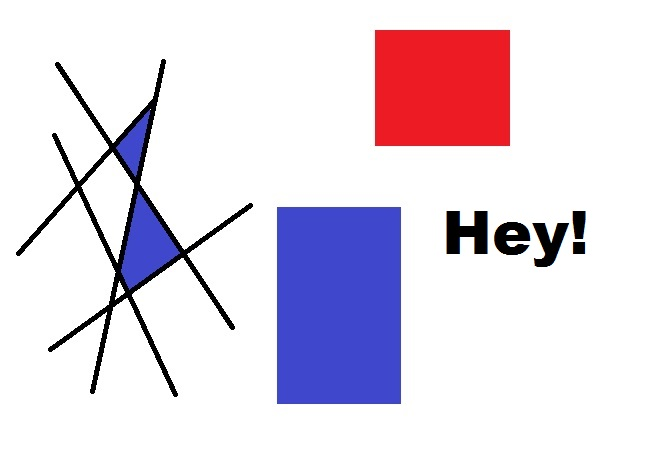
#> input picture opencv-corner-detection-sample.jpg, 653 x 457 px, given in place of the camera
$ python zone3.py
#> lines starting #> are read from the running program, lines starting #| are printed output that depends on the picture; after the words box and inside, x2 and y2 are one past the last pixel; in counts of white or black regions, pixels touching at a corner belong together
import cv2
import numpy as np

# ==========================
# CAMERA SETUP
# ==========================

cam1 = cv2.VideoCapture(0)
cam2 = cv2.VideoCapture(2)

cam1.set(cv2.CAP_PROP_FRAME_WIDTH, 640)
cam1.set(cv2.CAP_PROP_FRAME_HEIGHT, 480)

cam2.set(cv2.CAP_PROP_FRAME_WIDTH, 640)
cam2.set(cv2.CAP_PROP_FRAME_HEIGHT, 480)

# ==========================
# MAIN LOOP
# ==========================

while True:

    ret1, img1 = cam1.read()
#> img1 is the input picture: shape (457, 653, 3); mean B, G, R 229.7, 216.9, 227
    ret2, img2 = cam2.read()

    if not ret1 or not ret2:
        print("Camera read failed")
        break

    # =====================================
    # CAMERA 1 PROCESSING
    # =====================================

    hsv1 = cv2.cvtColor(img1, cv2.COLOR_BGR2HSV)
#> hsv1: shape (457, 653, 3); mean H, S, V 26.7, 32.8, 240.3

    # OpenCV HSV:
    # H: 0-179
    # S: 0-255
    # V: 0-255

    #RED MASK
    lower_red1 = np.array([0, 0, 0])
    upper_red1 = np.array([14, 255, 90])
    lower_red2 = np.array([165, 38, 51])
    upper_red2 = np.array([179, 255, 142])

    redMask1 = cv2.inRange(hsv1, lower_red1, upper_red1)
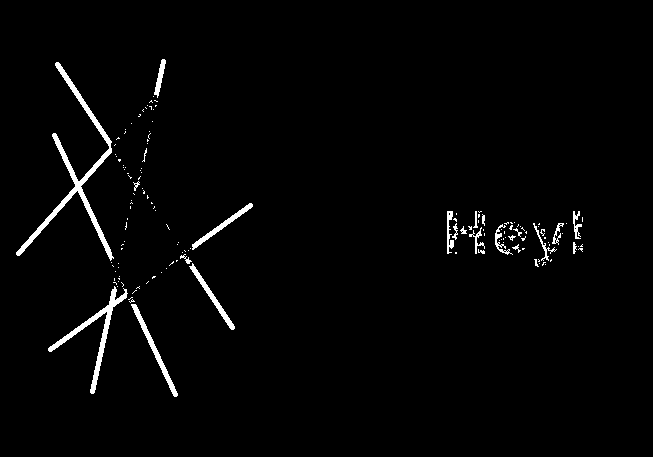
#> redMask1: shape (457, 653); 1.9% white; 145 white regions (121 under 20 px), largest, box (x1, y1, x2, y2) and area: (16, 62, 114, 261) 1871, (48, 286, 128, 394) 999, (131, 304, 178, 397) 511
    redMask2 = cv2.inRange(hsv1, lower_red2, upper_red2)
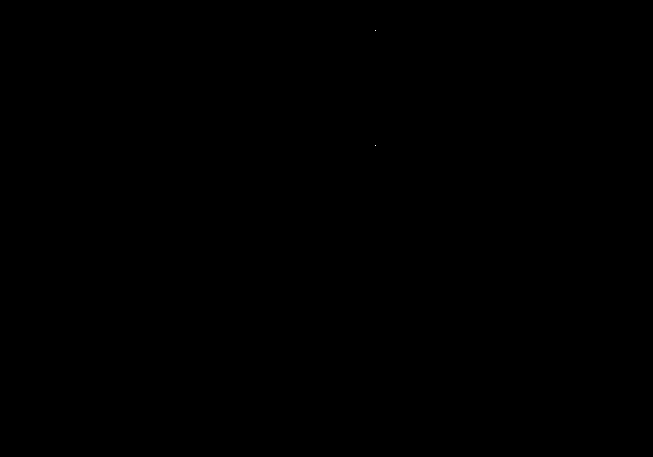
#> redMask2: shape (457, 653); 0% white in thin lines or dots, all inside (x1, y1, x2, y2) = (375, 30, 376, 146)
    redMask=cv2.bitwise_or(redMask1,redMask2)
   # =====================================
    # RED
    # =====================================

    # lower_red = np.array([160, 70, 35])
    # upper_red = np.array([175, 255, 140])

    # redMask = cv2.inRange(
    #     hsv1,
    #     lower_red,
    #     upper_red
    # )

# =====================================
# BLUE
# =====================================

    lower_blue = np.array([95, 25, 20])
    upper_blue = np.array([135, 255, 180])

    blueMask = cv2.inRange(
        hsv1,
        lower_blue,
        upper_blue
    )
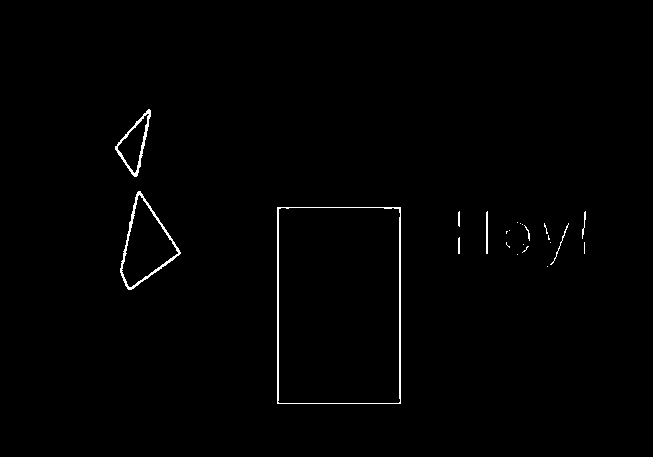
#> blueMask: shape (457, 653); 0.8% white in thin lines or dots, all inside (x1, y1, x2, y2) = (115, 109, 586, 404)
    kernel_open = cv2.getStructuringElement(
        cv2.MORPH_ELLIPSE, (9, 9))

    kernel_close = cv2.getStructuringElement(
        cv2.MORPH_ELLIPSE, (21, 21))

    redMask = cv2.morphologyEx(
        redMask, cv2.MORPH_OPEN, kernel_open)
#> redMask: shape (457, 653); every value is 0

    redMask = cv2.morphologyEx(
        redMask, cv2.MORPH_CLOSE, kernel_close)

    blueMask = cv2.morphologyEx(
        blueMask, cv2.MORPH_OPEN, kernel_open)

    blueMask = cv2.morphologyEx(
        blueMask, cv2.MORPH_CLOSE, kernel_close)

    output1 = img1.copy()

    # RED OBJECTS
    contours, _ = cv2.findContours(
        redMask,
        cv2.RETR_EXTERNAL,
        cv2.CHAIN_APPROX_SIMPLE)
#> contours = []

    for cnt in contours:

        area = cv2.contourArea(cnt)

        if area > 3000:

            x, y, w, h = cv2.boundingRect(cnt)

            ratio = w / float(h)

            if 0.6 < ratio < 1.4:

                cv2.rectangle(
                    output1,
                    (x, y),
                    (x+w, y+h),
                    (0, 0, 255),
                    4)

                cv2.putText(
                    output1,
                    "RED",
                    (x, max(20, y-10)),
                    cv2.FONT_HERSHEY_SIMPLEX,
                    0.7,
                    (255,255,255),
                    2)
#> this loop made 0 passes

    # BLUE OBJECTS
    contours, _ = cv2.findContours(
        blueMask,
        cv2.RETR_EXTERNAL,
        cv2.CHAIN_APPROX_SIMPLE)

    for cnt in contours:

        area = cv2.contourArea(cnt)

        if area > 3000:

            x, y, w, h = cv2.boundingRect(cnt)

            ratio = w / float(h)

            if 0.6 < ratio < 1.4:

                cv2.rectangle(
                    output1,
                    (x, y),
                    (x+w, y+h),
                    (255, 0, 0),
                    4)

                cv2.putText(
                    output1,
                    "BLUE",
                    (x, max(20, y-10)),
                    cv2.FONT_HERSHEY_SIMPLEX,
                    0.7,
                    (255,255,255),
                    2)

    # =====================================
    # CAMERA 2 PROCESSING
    # =====================================

    hsv2 = cv2.cvtColor(img2, cv2.COLOR_BGR2HSV)

    redMask1 = cv2.inRange(
        hsv2,
        np.array([0,25,64]),
        np.array([9,255,217]))
#> redMask1: shape (457, 653); 0% white in thin lines or dots, all inside (x1, y1, x2, y2) = (501, 30, 507, 225)

    redMask2 = cv2.inRange(
        hsv2,
        np.array([160,40,35]),
        np.array([179,255,180]))
#> redMask2: shape (457, 653); 0.04% white in thin lines or dots, all inside (x1, y1, x2, y2) = (375, 30, 535, 259)

    redMask = cv2.bitwise_or(
        redMask1,
        redMask2)

    # blueMask = cv2.inRange(
    #     hsv2,
    #     np.array([99,25,20]),
    #     np.array([135,255,153]))
    # =====================================
# RED
# =====================================

    # lower_red = np.array([160, 70, 35])
    # upper_red = np.array([175, 255, 140])

    # redMask = cv2.inRange(
    #     hsv2,
    #     lower_red,
    #     upper_red
    # )

# =====================================
# BLUE
# =====================================

    lower_blue = np.array([95, 25, 20])
    upper_blue = np.array([135, 255, 180])

    blueMask = cv2.inRange(
        hsv2,
        lower_blue,
        upper_blue
    )
    kernel_open = cv2.getStructuringElement(
        cv2.MORPH_ELLIPSE,(11,11))

    kernel_close = cv2.getStructuringElement(
        cv2.MORPH_ELLIPSE,(25,25))
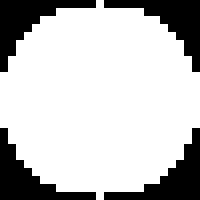
#> kernel_close: shape (25, 25) (shown 8 times larger); values 0 (black) and 1 (white), 76.3% white; 4 black regions, box (x1, y1, x2, y2) and area: (0, 0, 12, 9) 37, (13, 0, 25, 9) 37, (0, 16, 12, 25) 37, (13, 16, 25, 25) 37

    redMask = cv2.morphologyEx(
        redMask, cv2.MORPH_OPEN, kernel_open)

    redMask = cv2.morphologyEx(
        redMask, cv2.MORPH_CLOSE, kernel_close)

    blueMask = cv2.morphologyEx(
        blueMask, cv2.MORPH_OPEN, kernel_open)

    blueMask = cv2.morphologyEx(
        blueMask, cv2.MORPH_CLOSE, kernel_close)

    output2 = img2.copy()

    # RED
    contours, _ = cv2.findContours(
        redMask,
        cv2.RETR_EXTERNAL,
        cv2.CHAIN_APPROX_SIMPLE)

    for cnt in contours:

        area = cv2.contourArea(cnt)

        if area > 5000:

            x, y, w, h = cv2.boundingRect(cnt)

            ratio = w / float(h)

            if 0.75 < ratio < 1.25:

                cv2.rectangle(
                    output2,
                    (x,y),
                    (x+w,y+h),
                    (0,0,255),
                    4)

                cv2.putText(
                    output2,
                    "RED",
                    (x,max(20,y-10)),
                    cv2.FONT_HERSHEY_SIMPLEX,
                    0.7,
                    (255,255,255),
                    2)

    # BLUE
    contours, _ = cv2.findContours(
        blueMask,
        cv2.RETR_EXTERNAL,
        cv2.CHAIN_APPROX_SIMPLE)

    for cnt in contours:

        area = cv2.contourArea(cnt)

        if area > 5000:

            x, y, w, h = cv2.boundingRect(cnt)

            ratio = w / float(h)

            if 0.75 < ratio < 1.25:

                cv2.rectangle(
                    output2,
                    (x,y),
                    (x+w,y+h),
                    (255,0,0),
                    4)

                cv2.putText(
                    output2,
                    "BLUE",
                    (x,max(20,y-10)),
                    cv2.FONT_HERSHEY_SIMPLEX,
                    0.7,
                    (255,255,255),
                    2)

    # =====================================
    # DISPLAY
    # =====================================

    cv2.imshow("Camera 1", output1)
    cv2.imshow("Camera 2", output2)


    if cv2.waitKey(1) & 0xFF== ord('q'):
#> (key q is pressed here)
        break

# =====================================
# CLEANUP
# =====================================

cam1.release()
cam2.release()

cv2.destroyAllWindows()
